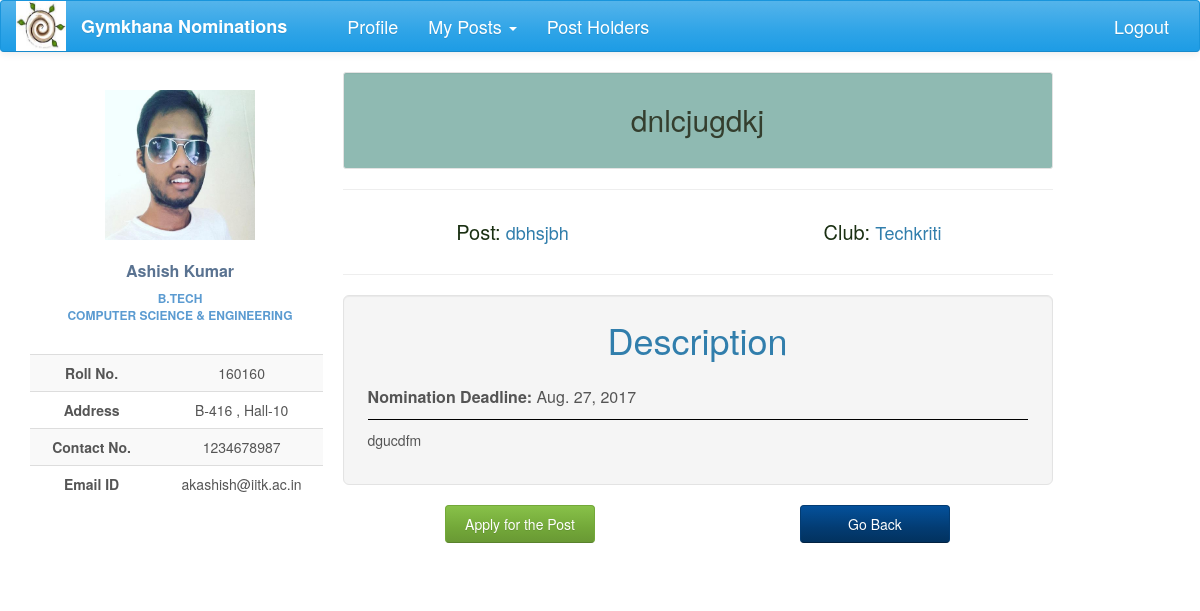
/nominations/nomi_detail/50/ (signed in), run on the app's committed database.
### nomi/models.py (models this page shows, shortened)
class UserProfile(models.Model):
    user = models.OneToOneField(User, on_delete=models.CASCADE)
    user_img = models.ImageField(upload_to=user_directory_path, null=True, blank=True)
    name = models.CharField(max_length=40, blank=True)
    roll_no = models.IntegerField(null=True)
    programme = models.CharField(max_length=7, choices=PROGRAMME, default='B.Tech')
    department = models.CharField(max_length=200, choices=DEPT, default='AE')
    hall = models.CharField(max_length=10, choices=HALL, default=1)
    room_no = models.CharField(max_length=10, null=True, blank=True)
    contact = models.CharField(max_length=10, null=True, blank=True)
    def image_url(self):
        if self.user_img and hasattr(self.user_img, 'url'):
            return self.user_img.url
        else:
            return '/static/nomi/img/banner.png'

class Nomination(models.Model):
    name = models.CharField(max_length=200)
    description = models.TextField(max_length=20000, null=True, blank=True)
    brief_desc = models.TextField(max_length=300, null=True, blank=True)
    nomi_post = models.ForeignKey(Post, null=True)
    nomi_form = models.OneToOneField('forms.Questionnaire', null=True, blank=True)
    nomi_session = models.IntegerField(null=True)
    status = models.CharField(max_length=50, choices=STATUS, default='Nomination created')
    result_approvals = models.ManyToManyField(Post, related_name='result_approvals', symmetrical=False, blank=True)
    nomi_approvals = models.ManyToManyField(Post, related_name='nomi_approvals', symmetrical=False, blank=True)
    group_status = models.CharField(max_length=50, choices=GROUP_STATUS, default='normal')
    tags = models.ManyToManyField(Club, related_name='club_nomi', symmetrical=False, blank=True)
    opening_date = models.DateField(null=True, blank=True)
    re_opening_date = models.DateField(null=True, blank=True, editable=True)
    deadline = models.DateField(null=True, blank=True, editable=True)
    interview_panel = models.ManyToManyField(User, related_name='panel', symmetrical=False, blank=True)

class Post(models.Model):
    post_name = models.CharField(max_length=500, null=True)
    club = models.ForeignKey(Club, on_delete=models.CASCADE, null=True, blank=True)
    tags = models.ManyToManyField(Club, related_name='club_posts', symmetrical=False, blank=True)
    parent = models.ForeignKey('self', on_delete=models.CASCADE, null=True, blank=True)
    elder_brother = models.ForeignKey('self', related_name="little_bro", on_delete=models.CASCADE, null=True,blank=True)
    post_holders = models.ManyToManyField(User, related_name='posts', blank=True)
    post_approvals = models.ManyToManyField('self', related_name='approvals', symmetrical=False, blank=True)
    take_approval = models.ForeignKey('self', related_name="give_approval", on_delete=models.SET_NULL, null=True,blank=True)
    status = models.CharField(max_length=50, choices=POST_STATUS, default='Post created')
    perms = models.CharField(max_length=200, choices=POST_PERMS, default='normal')
    def __str__(self):
        return self.post_name

class Club(models.Model):
    club_name = models.CharField(max_length=100, null=True)
    club_parent = models.ForeignKey('self', null=True, blank=True)
    def __str__(self):
        return self.club_name

### nomi/views.py (the view)
# urls.py: url(r'^nomi_detail/(?P<nomi_pk>\d+)/$', views.nomi_detail, name='nomi_detail'),
@login_required
def nomi_detail(request, nomi_pk):
    nomi = Nomination.objects.get(pk=nomi_pk)
    parents = nomi.nomi_post.parent.post_holders.all()
    questionnaire = nomi.nomi_form
    form = questionnaire.get_form(request.POST or None)
    panelform = UserId(request.POST or None)
    access, view_post = get_access_and_post(request, nomi_pk)
    if not access:
        access, view_post = get_access_and_post_for_result(request, nomi_pk)
    status = [None]*7
    renomi_edit = 0
    p_in_rn = 0
    if nomi.status == 'Nomination created':
        status[0] = True
    elif nomi.status == 'Nomination out':
        status[1] = True
    elif nomi.status == 'Interview period':
        status[2] = True
    elif nomi.status == 'Sent for ratification':
        status[3] = True
    elif nomi.status == 'Interview period and Reopening initiated':
        status[4] = True
        if view_post in nomi.reopennomination.approvals.all():
            renomi_edit = 1
            if view_post.parent in nomi.reopennomination.approvals.all():
                p_in_rn = 1
    elif nomi.status == 'Interview period and Nomination reopened':
        status[5] = True
    else:
        status[6] = True
    if access:
        if view_post.perms == 'can approve post and send nominations to users' or view_post.perms == 'can ratify the post':
            power_to_send = 1
        else:
            power_to_send = 0
        if view_post.elder_brother in nomi.nomi_approvals.all():
            sent_to_parent = 1
        else:
            sent_to_parent = 0
        if panelform.is_valid():
            try:
                profile = UserProfile.objects.get(roll_no=panelform.cleaned_data["user_roll"])
                user = profile.user
                nomi.interview_panel.add(user)
                return HttpResponseRedirect(reverse('nomi_detail', kwargs={'nomi_pk': nomi_pk}))
            except ObjectDoesNotExist:
                return HttpResponseRedirect(reverse('nomi_detail', kwargs={'nomi_pk': nomi_pk}))
        panelists = nomi.interview_panel.all().distinct()
        panelists_exclude_parent = []
        for panelist in panelists:
            if panelist not in parents:
                panelists_exclude_parent.append(panelist)
        return render(request, 'nomi_detail_admin.html', context={'nomi': nomi, 'form': form, 'panelform': panelform,
                                                                  'sent_to_parent': sent_to_parent, 'status': status,
                                                                  'power_to_send': power_to_send, 'parents': parents,
                                                                  'panelists': panelists_exclude_parent,'renomi':renomi_edit,
                                                                  'p_in_rn':p_in_rn})
    elif request.user in nomi.interview_panel.all():
        return render(request, 'nomi_detail_user.html', context={'nomi': nomi})
    else:
        if status[1] or status[5]:
            return render(request, 'nomi_detail_user.html', context={'nomi': nomi})
        else:
            return render(request, 'no_access.html')

### forms/models.py (called while the page is built)
    def get_form(self, *args, **kwargs):
        fields = []
        for question in self.question_set.all():
            field = question._get_formfield_class()
            label = question.question
            field_args = question._get_field_args()
            ques_id = question.id
            fields.append((label, field, field_args, ques_id))
        return NominationForm(*args, extra=fields, **kwargs)

### nomi/global_contexts.py (called while the page is built)
def context(request):
    if request.user.is_authenticated:
        try:
            my_profile = UserProfile.objects.get(user=request.user)
            my_posts = Post.objects.filter(post_holders=request.user)
            interviews = Nomination.objects.filter(interview_panel=request.user)
            length = len(my_posts)
            senate = False
            for post in my_posts:
                if post.perms == 'can ratify the post':
                    senate = True
            return {'my_posts': my_posts, 'my_profile': my_profile, 'senate': senate, 'length': length,
                    'interviews': interviews}
        except ObjectDoesNotExist:
            return {'my_posts': 0, 'my_profile': 0}
    else:
        return {'my_posts': 0, 'my_profile': 0}

### nomi/views.py (called while the page is built)
def get_access_and_post(request,nomi_pk):
    nomi = Nomination.objects.get(pk=nomi_pk)
    access = False
    view_post = None
    for post in nomi.nomi_approvals.all():
        if request.user in post.post_holders.all():
            access = True
            view_post = post
            break
    return access,view_post

def get_access_and_post_for_result(request, nomi_pk):
    nomi =Nomination.objects.get(pk=nomi_pk)
    access = False
    view_post = None
    for post in nomi.result_approvals.all():
        if request.user in post.post_holders.all():
            access = True
            view_post = post
            break
    return access, view_post

### nomi/templates/nomi_detail_user.html
{% extends 'base2.html' %}
{% load staticfiles %}
{% load bootstrap %}
{% block content %}
            <div class="profile-content">
                <div class="well well-sm" style="padding-bottom: 20px;background: rgb(143, 186, 178);">
                <h2 class="text-center" style="color: #343e2e;">{{nomi.name}} </h2>
                </div>
                <hr>
                <div class="row">
                <div class="col-lg-6 text-center">
                <h4><span style=" font-size: 20px;color: #1b3013">Post:</span> {{ nomi.nomi_post }}</h4>
                </div>
                <div class="col-lg-6 text-center">
                    <h4><span style=" font-size: 20px;color: #1b3013">Club:</span> {{ nomi.nomi_post.club }}</h4>
                </div>
                </div>
                 <hr>
                    <div class="well well-lg">
                        <h1 style="text-align: center">Description</h1>
                        <div class="row">
                            <div class="col-lg-6">
                                <p style="font-size: medium;"><span style="font-weight: bolder;">Nomination Deadline: </span> {{ nomi.deadline }}</p>
                            </div>
                        </div>
                        <p style="border-top: 1px solid #000000; height: 1px;"><br></p>
                        <p style="text-align: justify">
                            {% autoescape off %}
                            {{nomi.description|linebreaks}}
                            {% endautoescape %}
                        </p>
                    </div>
                     <div class="container-fluid">
                        <div class="row">
                            {% if request.user in nomi.interview_panel.all %}
                                <div class="col-lg-6 text-center">
                                    <a href="{% url 'applicants' nomi.pk %}" class="btn btn-success">View Applicants</a>
                                </div>
                            {% else %}
                                <div class="col-lg-6 text-center">
                                    <a href="{% url 'nomi_apply' nomi.pk %}" class="btn btn-success">Apply for the Post</a>
                                </div>
                            {% endif %}
                            <div class="col-lg-6 text-center">
                                <a href="{% url 'index' %}" class="btn btn-info">Go Back</a>
                            </div>
                        </div>
                     </div>
            </div>
{% endblock %}

### nomi/templates/base2.html (shortened to what this page needs)
<!DOCTYPE html>
<html lang="en">
{% load staticfiles %}
{% load bootstrap %}
<head>
    <link href="https://maxcdn.bootstrapcdn.com/bootswatch/3.3.7/cerulean/bootstrap.min.css" rel="stylesheet"
>
    <link href="https://maxcdn.bootstrapcdn.com/font-awesome/4.7.0/css/font-awesome.min.css" rel="stylesheet"
>
    <link rel="stylesheet" href="{% static 'nomi/css/main.css' %}" type="text/css">
</head>
<body>
{% block navigation %}
<nav class="navbar navbar-default" id="navbar">
    <div class="container-fluid">
        <div class="navbar-header">
            <a href="#">
                <div>
                    <a href={% url 'index' %}><img src="{% static 'nomi/img/gym.jpg' %}" width="50" height="50"></a>
                </div>
        </div>
        <div class="collapse navbar-collapse" id="bs-example-navbar-collapse-1">
            <ul class="nav navbar-nav">
                <li><a href="{% url 'index' %}" id="brand">Gymkhana Nominations</a></li>
                <li><a href="{% url 'profile' %}" id="navbar-links">Profile</a></li>
                {% block posts%}
                    {% if my_posts %}
                        <li class="dropdown">
                            <a href="#" class="dropdown-toggle" id="navbar-links" data-toggle="dropdown" role="button"
                               aria-expanded="false">My Posts <span class="caret"></span></a>
                        </li>
                    {% endif %}
                {% endblock %}
                <li><a href="{% url 'info:info' %}" id="navbar-links">Post Holders</a></li>
            </ul>
            <ul class="nav navbar-nav navbar-right">
                <li id="navbar-links"><a href="{% url 'logout' %}?next={% url 'login' %}">Logout</a></li>
            </ul>
        </div>
</nav>
{% endblock %}
<div class="container-fluid">
    <div  class="row profile">
        <div class="col-lg-3 col-md-3">
            {% block profile %}
            <div id="profile" class="profile-sidebar" style="position:fixed">
                <div class="profile-userpic">
                    <img src="{{ my_profile.image_url }}" class="img-responsive" alt="">
                </div>
                <div class="profile-usertitle">
                    <div class="profile-usertitle-name">
                        {{my_profile.name}}
                    </div>
                    <div class="profile-usertitle-job">
                        {{my_profile.programme}} <br> {{my_profile.department}}
                    </div>
                </div>
                <div class="profile-usermenu">
                    <table class="table table-striped table-hover ">
                        <tbody>
                        <tr>
                            <td id="topic">Roll No.</td>
                            <td>{{my_profile.roll_no}} </td>
                        </tr>
                        <tr>
                            <td id="topic">Address</td>
                            <td>{{my_profile.room_no}} , Hall-{{my_profile.hall}}</td>
                        </tr>
                        <tr>
                            <td id="topic">Contact No.</td>
                            <td>{{ my_profile.contact }}</td>
                        </tr>
                        <tr>
                            <td id="topic">Email ID</td>
                            <td>{{my_profile.user}}@iitk.ac.in</td>
                        </tr>
                        </tbody>
                    </table>
                </div>
            </div>
            {% endblock %}
        </div>
        <div class="col-lg-8 col-md-8">
            {% block content %}{% endblock %}
        </div>
    </div>
</div>
</body>
</html>

### nomi/static/nomi/css/main.css (style rules this page uses)
#brand { text-decoration: none; font-size: large; font-weight: bold; margin-right: 30px; }
#navbar-links { font-size: large; }
#navbar { position: fixed; width: 100%; z-index: 100; }
body { background: #ffffff; }
.profile { margin: 20px 0; }
.profile-sidebar { padding: 20px 0 10px 0; width: 300px; margin-top: 50px; }
.profile-userpic img { float: none; margin: 0 auto; width: 50%; height: 50%; }
.profile-usertitle { text-align: center; margin-top: 20px; }
.profile-usertitle-name { color: #5a7391; font-size: 16px; font-weight: 600; margin-bottom: 7px; }
.profile-usertitle-job { text-transform: uppercase; color: #5b9bd1; font-size: 12px; font-weight: 600; margin-bottom: 15px; }
.profile-usermenu { margin-top: 30px; }
.profile-usermenu table tbody tr td { text-align: center; }
#topic { font-weight: bolder; }
.profile-content { z-index: 0; margin-top: 32px; padding: 20px; background: #ffffff; min-height: 460px; }
.well-lg { padding-top: 2px; }
.well-lg h1 { padding-bottom: 15px; }
.btn { width: 150px; }

### data on the page
UserProfile: image_url (picture), name "Ashish Kumar", programme "B.TECH", department "COMPUTER SCIENCE & ENGINEERING", roll_no "160160", room_no "B-416", hall "10", contact "1234678987", user "akashish"
Nomination: name "dnlcjugdkj", nomi_post "dbhsjbh", nomi_post.club "Techkriti", deadline "Aug. 27, 2017", description "dgucdfm"
